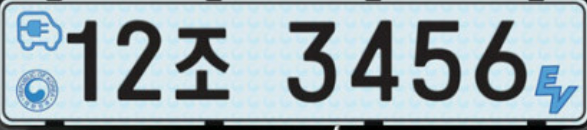
#> input picture license_plate/license_plate1.png, 587 x 130 px
$ python main.py
#> lines starting #> are read from the running program, lines starting #| are printed output that depends on the picture; after the words box and inside, x2 and y2 are one past the last pixel; in counts of white or black regions, pixels touching at a corner belong together
import cv2
import os
import re
import pytesseract
import numpy as np

# Tesseract 실행 파일 경로 설정
pytesseract.pytesseract.tesseract_cmd = r"C:\Users\Taewook\.conda\envs\alphaca\Library\bin\tesseract.exe"

# TESSDATA_PREFIX 환경 변수 설정
os.environ["TESSDATA_PREFIX"] = r"C:\Users\Taewook\.conda\envs\alphaca\share\tessdata"

# 실행 확인
try:
    print("Tesseract 버전:", pytesseract.get_tesseract_version())
#> (this line was passed over: pytesseract is not available in this run)
except Exception as e:
    print("Tesseract 실행 오류:", e)

# 번호판 이미지 로드
image = cv2.imread("license_plate/license_plate1.png")
#> image is the input picture: shape (130, 587, 3); mean B, G, R 184.9, 178.7, 163.5

# 그레이스케일 변환
gray = cv2.cvtColor(image, cv2.COLOR_BGR2GRAY)
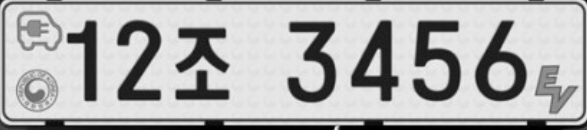
#> gray: shape (130, 587); min 0, max 244, mean 174.8

# 노이즈 제거 및 대비 향상
gray = cv2.GaussianBlur(gray, (5, 5), 0)
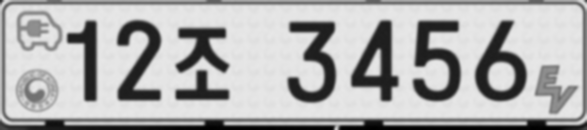
#> gray: shape (130, 587); min 0, max 232, mean 174.6
gray = cv2.bilateralFilter(gray, 11, 17, 17)

# 번호판 영역 검출을 위한 엣지 검출
edges = cv2.Canny(gray, 50, 200)
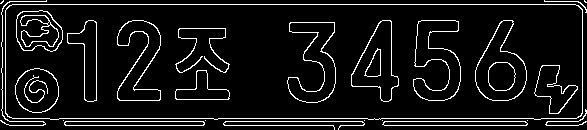
#> edges: shape (130, 587); 8% white in thin lines or dots

# 컨투어 찾기
contours, _ = cv2.findContours(edges, cv2.RETR_EXTERNAL, cv2.CHAIN_APPROX_SIMPLE)
#> contours = 14 contours, 11 with area under 20; largest, box (x1, y1, x2, y2) and area: (5, 4, 583, 120) 65753, (382, 121, 528, 126) 573, (64, 121, 205, 126) 558

# 가장 큰 사각형 찾기 (번호판 추정)
best_plate = None
for contour in sorted(contours, key=cv2.contourArea, reverse=True):
    approx = cv2.approxPolyDP(contour, 0.02 * cv2.arcLength(contour, True), True)
    if len(approx) == 4:  # 사각형 형태일 경우
        best_plate = approx
        break
#> this loop made 1 pass
#> best_plate on pass 1: [[5, 10], [12, 118], [582, 113], [575, 4]]

# 번호판 영역이 감지되었을 경우 크롭
if best_plate is not None:
    x, y, w, h = cv2.boundingRect(best_plate)
#> x = 5; y = 4; w = 578; h = 115
    plate_crop = gray[y:y+h, x:x+w]  # 번호판 부분만 크롭
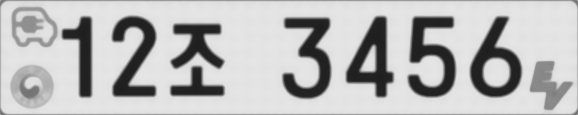
#> plate_crop: shape (115, 578); min 31, max 230, mean 185

    # 번호판 부분에 대해서만 OCR 수행
    _, plate_bin = cv2.threshold(plate_crop, 0, 255, cv2.THRESH_BINARY + cv2.THRESH_OTSU)
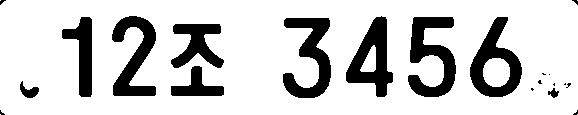
#> plate_bin: shape (115, 578); 80.6% white; 21 black regions (11 under 20 px), largest, box (x1, y1, x2, y2) and area: (408, 17, 456, 97) 2021, (283, 18, 331, 98) 1889, (470, 17, 522, 97) 1868

    # OCR 실행 (한글 + 숫자 최적화)
    custom_config = "--psm 7 -l kor"
#> (the run stopped early here; a loop or call above may not have finished)

$ run again, with license_plate/license_plate2.png copied over license_plate/license_plate1.png
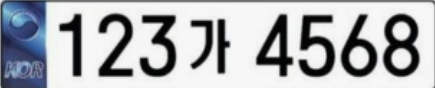
#> input picture license_plate/license_plate2.png, 435 x 88 px
#> image is the input picture: shape (88, 435, 3); mean B, G, R 180.3, 176.3, 174
#> `edges = cv2.Canny(gray, 50, 200)`:
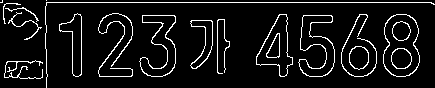
#> edges: shape (88, 435); 8% white in thin lines or dots
#> contours = 17 contours, 6 with area under 20; largest, box (x1, y1, x2, y2) and area: (383, 14, 420, 77) 1844, (256, 14, 293, 77) 1184, (298, 15, 335, 77) 1105, (139, 15, 176, 77) 1047, (59, 13, 82, 77) 655
#> the loop `for contour in sorted(contours, key=cv2.contourArea, reverse=True):` made 15 passes
#> best_plate on pass 15: [[46, 87], [47, 2], [434, 4], [46, 2]]
#> x = 46; y = 2; w = 389; h = 86
#> `_, plate_bin = cv2.threshold(plate_crop, 0, 255, cv2.THRESH_BINARY + c..`:
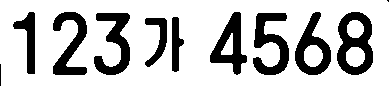
#> plate_bin: shape (86, 389); 75.7% white; 11 black regions (1 under 20 px), largest, box (x1, y1, x2, y2) and area: (337, 12, 373, 75) 1296, (253, 13, 289, 75) 1159, (94, 13, 130, 75) 1090

$ run again, with license_plate/license_plate3.png copied over license_plate/license_plate1.png
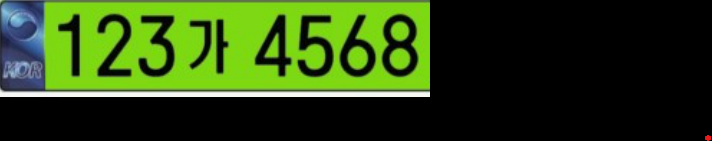
#> input picture license_plate/license_plate3.png, 712 x 141 px
#> image is the input picture: shape (141, 712, 3); mean B, G, R 18.3, 67.5, 43.2
#> `edges = cv2.Canny(gray, 50, 200)`:
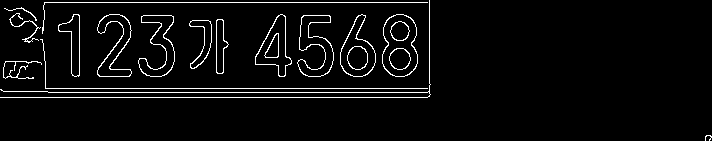
#> edges: shape (141, 712); 4.3% white in thin lines or dots
#> contours = 16 contours, 6 with area under 20; largest, box (x1, y1, x2, y2) and area: (382, 14, 418, 77) 1791, (340, 14, 376, 77) 1296, (255, 14, 292, 77) 1134, (297, 15, 334, 77) 1048, (138, 15, 175, 77) 996
#> the loop `for contour in sorted(contours, key=cv2.contourArea, reverse=True):` made 13 passes
#> best_plate on pass 13: [[42, 33], [45, 2], [427, 2], [44, 2]]
#> x = 42; y = 2; w = 386; h = 32
#> `_, plate_bin = cv2.threshold(plate_crop, 0, 255, cv2.THRESH_BINARY + c..`:
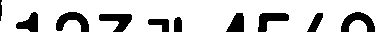
#> plate_bin: shape (32, 386); 80.9% white; 10 black regions, largest, box (x1, y1, x2, y2) and area: (56, 12, 89, 32) 362, (341, 12, 375, 32) 360, (99, 14, 132, 32) 341

$ run again, with license_plate/license_plate4.png copied over license_plate/license_plate1.png
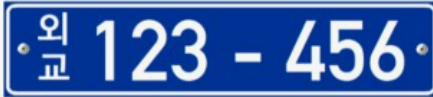
#> input picture license_plate/license_plate4.png, 433 x 97 px
#> image is the input picture: shape (97, 433, 3); mean B, G, R 171.7, 102.3, 66.5
#> `edges = cv2.Canny(gray, 50, 200)`:
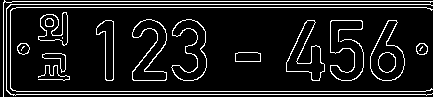
#> edges: shape (97, 433); 10.7% white in thin lines or dots
#> contours = 15 contours, 4 with area under 20; largest, box (x1, y1, x2, y2) and area: (370, 20, 405, 81) 1262, (132, 19, 167, 81) 1049, (171, 19, 207, 81) 1014, (286, 20, 325, 81) 964, (96, 20, 114, 81) 562
#> the loop `for contour in sorted(contours, key=cv2.contourArea, reverse=True):` made 15 passes
#> best_plate on pass 15: [[3, 96], [5, 1], [432, 1], [4, 0]]
#> x = 3; y = 0; w = 430; h = 97
#> `_, plate_bin = cv2.threshold(plate_crop, 0, 255, cv2.THRESH_BINARY + c..`:
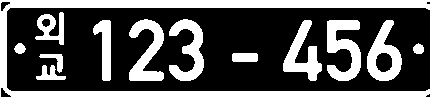
#> plate_bin: shape (97, 430); 33.6% white; 13 white regions, largest, box (x1, y1, x2, y2) and area: (0, 0, 430, 97) 6521, (327, 20, 361, 81) 1242, (129, 19, 164, 81) 1122
